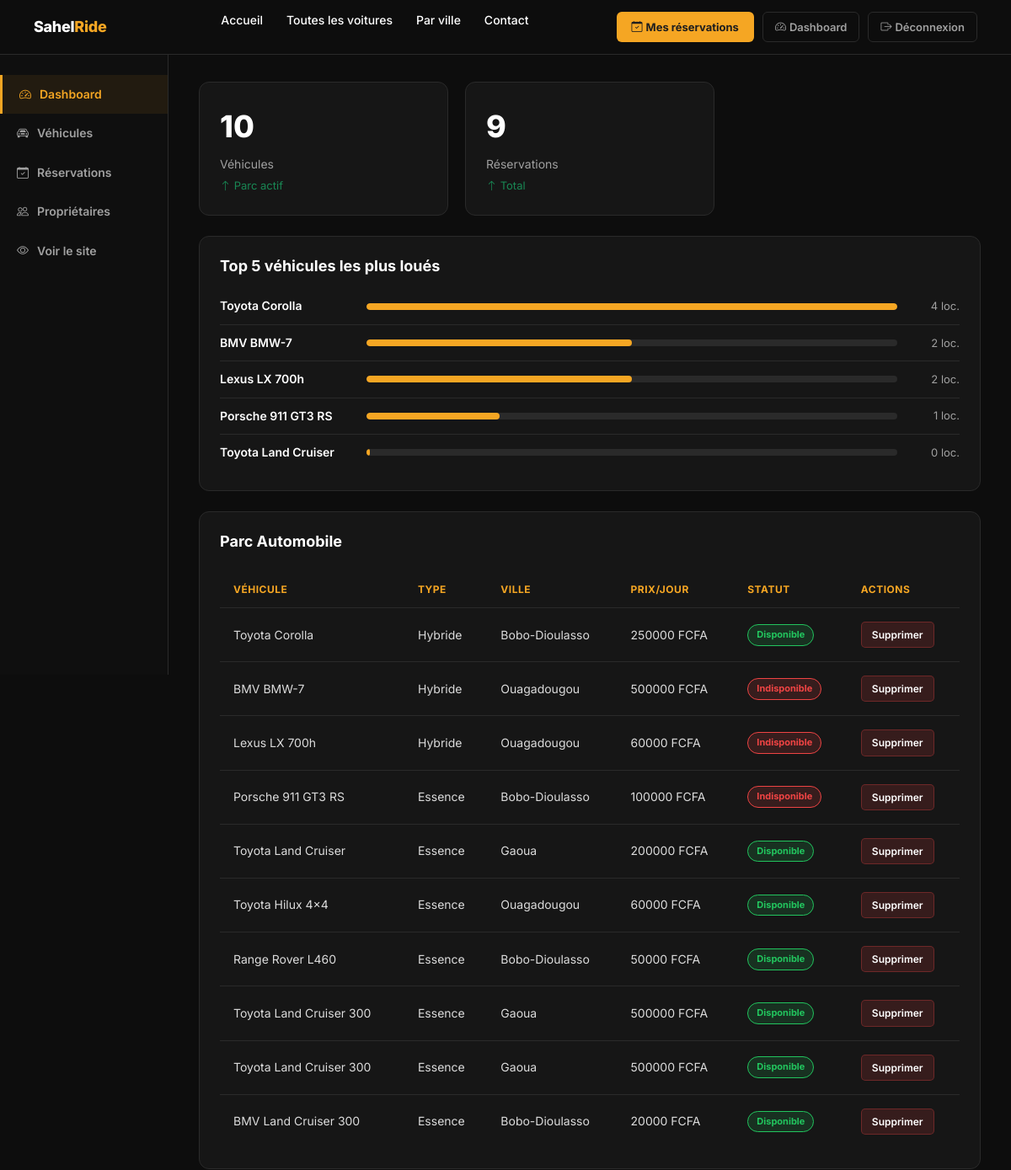
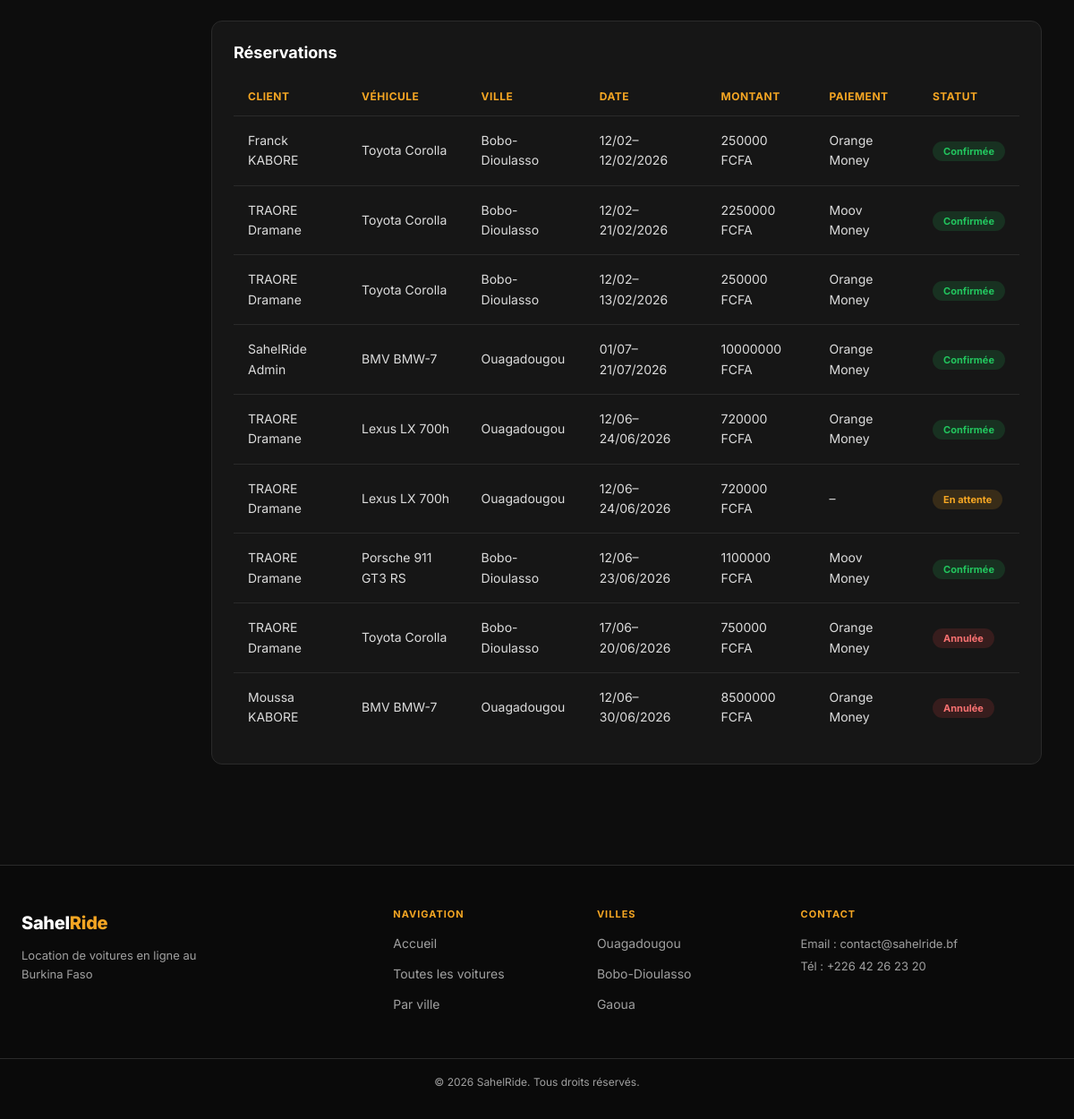
The app's page /dashboard/ (signed in) with its own data (2 pictures, top to bottom).
### location/models.py (models this page shows, shortened)
class Voiture(models.Model):
    proprietaire = models.ForeignKey(Utilisateur, on_delete=models.CASCADE, related_name='voitures')
    marque = models.CharField(max_length=50)
    modele = models.CharField(max_length=50)
    annee = models.IntegerField(null=True, blank=True)
    couleur = models.CharField(max_length=30, blank=True)
    immatriculation = models.CharField(max_length=50, unique=True)
    description = models.TextField(blank=True)
    disponibilite = models.CharField(max_length=30, choices=DISPO, default='Disponible')
    prix_jour = models.DecimalField(max_digits=8, decimal_places=0)
    caution = models.DecimalField(max_digits=8, decimal_places=0, null=True, blank=True)
    ville = models.CharField(max_length=100, choices=VILLES)
    adresse = models.CharField(max_length=255)
    nombre_places = models.IntegerField(default=5)
    type_carburant = models.CharField(max_length=30, default='Essence')
    transmission = models.CharField(max_length=30, default='Manuelle')
    image = models.ImageField(upload_to='voitures/', null=True, blank=True)
    nb_locations = models.IntegerField(default=0)

class Reservation(models.Model):
    utilisateur = models.ForeignKey(Utilisateur, on_delete=models.RESTRICT, related_name='reservations')
    voiture = models.ForeignKey(Voiture, on_delete=models.RESTRICT, related_name='reservations')
    date_debut = models.DateTimeField()
    date_fin = models.DateTimeField()
    prix_total = models.DecimalField(max_digits=10, decimal_places=0, null=True, blank=True)
    statut_reservation = models.CharField(max_length=30, choices=STATUT_RESA, default='En attente')
    date_reservation = models.DateTimeField(default=timezone.now)

class Utilisateur(AbstractBaseUser, PermissionsMixin):
    TYPE_CHOICES = [('client','Client'),('proprietaire','Propriétaire'),('admin','Administrateur')]
    type_utilisateur = models.CharField(max_length=50, choices=TYPE_CHOICES, default='client')
    nom = models.CharField(max_length=50)
    prenom = models.CharField(max_length=50)
    email = models.EmailField(unique=True)
    telephone = models.CharField(max_length=20, blank=True)
    date_inscription = models.DateField(default=timezone.now)
    is_active = models.BooleanField(default=True)
    is_staff = models.BooleanField(default=False)
    objects = UtilisateurManager()
    USERNAME_FIELD = 'email'
    REQUIRED_FIELDS = ['nom', 'prenom']
    def get_full_name(self): return f"{self.prenom} {self.nom}"

class Paiement(models.Model):
    reservation = models.OneToOneField(Reservation, on_delete=models.CASCADE, related_name='paiement')
    montant = models.DecimalField(max_digits=10, decimal_places=0)
    mode_paiement = models.CharField(max_length=50, choices=MODE_PAIEMENT)
    etat_paiement = models.CharField(max_length=30, choices=ETAT_PAIEMENT, default='En attente')
    date_paiement = models.DateTimeField(default=timezone.now)
    reference_transaction = models.CharField(max_length=100, unique=True, blank=True, null=True)

### location/views.py (the view)
# urls.py: path('dashboard/', views.dashboard, name='dashboard'),
@user_passes_test(is_admin, login_url='/connexion/')
def dashboard(request):
    voitures = Voiture.objects.all().order_by('-nb_locations')
    reservations = Reservation.objects.select_related('utilisateur','voiture').order_by('-date_reservation')
    nb_voitures = voitures.count()
    nb_reservations = reservations.count()
    top5 = voitures[:5]
    return render(request, 'location/dashboard.html', {
        'voitures': voitures,
        'reservations': reservations,
        'nb_voitures': nb_voitures,
        'nb_reservations': nb_reservations,
        'top5': top5,
    })

### location/views.py (called while the page is built)
def is_admin(user):
    return user.is_authenticated and user.type_utilisateur == 'admin'

### location/templates/location/dashboard.html (shortened to what this page needs)
{% extends 'location/base.html' %}
{% block content %}
<div class="dashboard-layout">
  <aside class="dashboard-sidebar">
    <nav class="dash-nav">
      <a href="#stats" class="dash-link active"><i class="bi bi-speedometer2"></i> Dashboard</a>
      <a href="#voitures" class="dash-link"><i class="bi bi-car-front"></i> Véhicules</a>
      <a href="#reservations" class="dash-link"><i class="bi bi-calendar-check"></i> Réservations</a>
      <a href="{% url 'admin_creer_proprietaire' %}" class="dash-link"><i class="bi bi-people"></i> Propriétaires</a>
      <a href="{% url 'toutes_voitures' %}" class="dash-link"><i class="bi bi-eye"></i> Voir le site</a>
    </nav>
  </aside>
  <div class="dashboard-content">
    <div class="dash-stats" id="stats">
      <div class="dash-stat-card">
        <div class="dash-stat-num">{{ nb_voitures }}</div>
        <div class="dash-stat-label">Véhicules</div>
        <div class="dash-stat-sub text-success"><i class="bi bi-arrow-up"></i> Parc actif</div>
      </div>
      <div class="dash-stat-card">
        <div class="dash-stat-num">{{ nb_reservations }}</div>
        <div class="dash-stat-label">Réservations</div>
        <div class="dash-stat-sub text-success"><i class="bi bi-arrow-up"></i> Total</div>
      </div>
    </div>
    <div class="dash-card mt-4">
      <h3 class="mb-3">Top 5 véhicules les plus loués</h3>
      {% for v in top5 %}
      <div class="top-car-row">
        <span class="top-car-name">{{ v.marque }} {{ v.modele }}</span>
        <div class="top-car-bar-wrap">
          <div class="top-car-bar" style="width: {% if top5.0.nb_locations > 0 %}{% widthratio v.nb_locations top5.0.nb_locations 100 %}{% else %}0{% endif %}%"></div>
        </div>
        <span class="top-car-count">{{ v.nb_locations }} loc.</span>
      </div>
      {% empty %}<p class="text-muted">Aucun véhicule enregistré.</p>
      {% endfor %}
    </div>
    <div class="dash-card mt-4" id="voitures">
      <div class="d-flex justify-content-between align-items-center mb-3">
        <h3>Parc Automobile</h3>
      </div>
      <div class="table-responsive">
        <table class="table-dark-custom">
          <thead>
            <tr><th>Véhicule</th><th>Type</th><th>Ville</th><th>Prix/jour</th><th>Statut</th><th>Actions</th></tr>
          </thead>
          <tbody>
            {% for v in voitures %}
            <tr>
              <td>{{ v.marque }} {{ v.modele }}</td>
              <td>{{ v.type_carburant }}</td>
              <td>{{ v.ville }}</td>
              <td>{{ v.prix_jour|floatformat:0 }} FCFA</td>
              <td><span class="badge-dispo-table {% if v.disponibilite == 'Disponible' %}dispo-ok{% else %}dispo-no{% endif %}">{{ v.disponibilite }}</span></td>
              <td>
                <a href="/admin/location/voiture/{{ v.pk }}/delete/" class="btn-sm-dash btn-danger-dash" onclick="return confirm('Supprimer ce véhicule ?')">Supprimer</a>
              </td>
            </tr>
            {% empty %}<tr><td colspan="6" class="text-muted">Aucun véhicule.</td></tr>
            {% endfor %}
          </tbody>
        </table>
      </div>
    </div>
    <div class="dash-card mt-4" id="reservations">
      <h3 class="mb-3">Réservations</h3>
      <div class="table-responsive">
        <table class="table-dark-custom">
          <thead>
            <tr><th>Client</th><th>Véhicule</th><th>Ville</th><th>Date</th><th>Montant</th><th>Paiement</th><th>Statut</th></tr>
          </thead>
          <tbody>
            {% for r in reservations %}
            <tr>
              <td>{{ r.utilisateur.get_full_name }}</td>
              <td>{{ r.voiture.marque }} {{ r.voiture.modele }}</td>
              <td>{{ r.voiture.ville }}</td>
              <td>{{ r.date_debut|date:"d/m" }}–{{ r.date_fin|date:"d/m/Y" }}</td>
              <td>{{ r.prix_total|floatformat:0 }} FCFA</td>
              <td>{% if r.paiement %}{{ r.paiement.mode_paiement }}{% else %}–{% endif %}</td>
              <td><span class="badge-statut statut-{{ r.statut_reservation|lower|cut:' ' }}">{{ r.statut_reservation }}</span></td>
            </tr>
            {% empty %}<tr><td colspan="7" class="text-muted">Aucune réservation.</td></tr>
            {% endfor %}
          </tbody>
        </table>
      </div>
    </div>
  </div>
</div>
{% endblock %}

### location/static/location/css/styles.css (style rules this page uses)
:root { --bg: #0D0D0D; --yellow: #F5A623; --btn-text: #1E1E1E; --white: #FFFFFF; --muted: #A0A0A0; --border: #2A2A2A; --card-bg: #161616; --font: 'Inter', sans-serif; }
*, *::before, *::after { box-sizing: border-box; margin: 0; padding: 0; }
html { scroll-behavior: smooth; }
body { background: var(--bg); color: var(--white); font-family: var(--font); font-size: 15px; line-height: 1.6; }
a { text-decoration: none; color: inherit; transition: color .2s; }
.dispo-ok { background: rgba(34,197,94,.15); color: #22c55e; border: 1px solid #22c55e; }
.badge-dispo-table { position: static; display: inline-block; font-size: 11px; font-weight: 700; padding: 3px 10px; border-radius: 20px; }
.dispo-no { background: rgba(239,68,68,.15); color: #ef4444; border: 1px solid #ef4444; }
.table-dark-custom { width: 100%; border-collapse: collapse; }
.table-dark-custom th { font-size: 12px; text-transform: uppercase; letter-spacing: .5px; color: var(--yellow); padding: 12px 16px; border-bottom: 1px solid var(--border); font-weight: 700; }
.table-dark-custom td { padding: 16px; border-bottom: 1px solid var(--border); font-size: 14px; color: rgba(255,255,255,.85); vertical-align: middle; }
.table-dark-custom tr:last-child td { border: none; }
.table-dark-custom a { color: var(--white); }
.badge-statut { font-size: 11px; font-weight: 700; padding: 4px 12px; border-radius: 20px; }
.statut-confirmée { background: rgba(34,197,94,.15); color: #22c55e; }
.statut-enattente { background: rgba(245,166,35,.15); color: var(--yellow); }
.statut-annulée { background: rgba(239,68,68,.15); color: #f87171; }
.dashboard-layout { display: grid; grid-template-columns: 200px 1fr; min-height: calc(100vh - 64px); }
.dashboard-sidebar { background: #0f0f0f; border-right: 1px solid var(--border); padding: 24px 0; position: sticky; top: 64px; height: calc(100vh - 64px); overflow-y: auto; }
.dash-nav { display: flex; flex-direction: column; }
.dash-link { display: flex; align-items: center; gap: 10px; padding: 12px 20px; font-size: 14px; font-weight: 600; color: var(--muted); transition: background .2s, color .2s; }
.dash-link:hover, .dash-link.active { background: rgba(245,166,35,.08); color: var(--yellow); border-left: 3px solid var(--yellow); }
.dashboard-content { padding: 32px 36px; }
.dash-stats { display: grid; grid-template-columns: repeat(3, 1fr); gap: 20px; }
.dash-stat-card { background: var(--card-bg); border: 1px solid var(--border); border-radius: 12px; padding: 24px; }
.dash-stat-num { font-size: 36px; font-weight: 800; color: var(--white); }
.dash-stat-label { font-size: 14px; color: var(--muted); margin: 4px 0; }
.dash-stat-sub { font-size: 13px; }
.dash-card { background: var(--card-bg); border: 1px solid var(--border); border-radius: 12px; padding: 24px; }
.dash-card h3 { font-size: 18px; font-weight: 700; }
.top-car-row { display: flex; align-items: center; gap: 14px; padding: 10px 0; border-bottom: 1px solid var(--border); }
.top-car-row:last-child { border: none; }
.top-car-name { font-size: 14px; font-weight: 600; width: 160px; flex-shrink: 0; }
.top-car-bar-wrap { flex: 1; background: var(--border); border-radius: 20px; height: 8px; overflow: hidden; }
.top-car-bar { height: 100%; background: var(--yellow); border-radius: 20px; min-width: 4px; }
.top-car-count { font-size: 13px; color: var(--muted); width: 60px; text-align: right; }
.btn-sm-dash { font-size: 12px; padding: 5px 12px; border-radius: 5px; font-weight: 600; display: inline-block; }
.btn-danger-dash { background: rgba(239,68,68,.15); color: #f87171; border: 1px solid rgba(239,68,68,.3); }

### records on screen
Voiture: marque "Toyota", modele "Corolla", nb_locations "4", type_carburant "Hybride", ville "Bobo-Dioulasso", prix_jour "250000", disponibilite "Disponible"
Voiture: marque "BMV", modele "BMW-7", nb_locations "2", type_carburant "Hybride", ville "Ouagadougou", prix_jour "500000", disponibilite "Indisponible"
Voiture: marque "Lexus", modele "LX 700h", nb_locations "2", type_carburant "Hybride", ville "Ouagadougou", prix_jour "60000", disponibilite "Indisponible"
Voiture: marque "Porsche", modele "911 GT3 RS", nb_locations "1", type_carburant "Essence", ville "Bobo-Dioulasso", prix_jour "100000", disponibilite "Indisponible"
Voiture: marque "Toyota", modele "Land Cruiser", nb_locations "0", type_carburant "Essence", ville "Gaoua", prix_jour "200000", disponibilite "Disponible"
Voiture: marque "Toyota", modele "Hilux 4x4", type_carburant "Essence", ville "Ouagadougou", prix_jour "60000", disponibilite "Disponible"
Voiture: marque "Range Rover", modele "L460", type_carburant "Essence", ville "Bobo-Dioulasso", prix_jour "50000", disponibilite "Disponible"
Voiture: marque "Toyota", modele "Land Cruiser 300", type_carburant "Essence", ville "Gaoua", prix_jour "500000", disponibilite "Disponible"
Voiture: marque "Toyota", modele "Land Cruiser 300", type_carburant "Essence", ville "Gaoua", prix_jour "500000", disponibilite "Disponible"
Voiture: marque "BMV", modele "Land Cruiser 300", type_carburant "Essence", ville "Bobo-Dioulasso", prix_jour "20000", disponibilite "Disponible"
Reservation: utilisateur.get_full_name "Franck KABORE", voiture.marque "Toyota", voiture.modele "Corolla", voiture.ville "Bobo-Dioulasso", date_debut "12/02", date_fin "12/02/2026", prix_total "250000", paiement.mode_paiement "Orange Money", statut_reservation "Confirmée"
Reservation: utilisateur.get_full_name "TRAORE Dramane", voiture.marque "Toyota", voiture.modele "Corolla", voiture.ville "Bobo-Dioulasso", date_debut "12/02", date_fin "21/02/2026", prix_total "2250000", paiement.mode_paiement "Moov Money", statut_reservation "Confirmée"
Reservation: utilisateur.get_full_name "TRAORE Dramane", voiture.marque "Toyota", voiture.modele "Corolla", voiture.ville "Bobo-Dioulasso", date_debut "12/02", date_fin "13/02/2026", prix_total "250000", paiement.mode_paiement "Orange Money", statut_reservation "Confirmée"
Reservation: utilisateur.get_full_name "SahelRide Admin", voiture.marque "BMV", voiture.modele "BMW-7", voiture.ville "Ouagadougou", date_debut "01/07", date_fin "21/07/2026", prix_total "10000000", paiement.mode_paiement "Orange Money", statut_reservation "Confirmée"
Reservation: utilisateur.get_full_name "TRAORE Dramane", voiture.marque "Lexus", voiture.modele "LX 700h", voiture.ville "Ouagadougou", date_debut "12/06", date_fin "24/06/2026", prix_total "720000", paiement.mode_paiement "Orange Money", statut_reservation "Confirmée"
Reservation: utilisateur.get_full_name "TRAORE Dramane", voiture.marque "Lexus", voiture.modele "LX 700h", voiture.ville "Ouagadougou", date_debut "12/06", date_fin "24/06/2026", prix_total "720000", statut_reservation "En attente"
Reservation: utilisateur.get_full_name "TRAORE Dramane", voiture.marque "Porsche", voiture.modele "911 GT3 RS", voiture.ville "Bobo-Dioulasso", date_debut "12/06", date_fin "23/06/2026", prix_total "1100000", paiement.mode_paiement "Moov Money", statut_reservation "Confirmée"
Reservation: utilisateur.get_full_name "TRAORE Dramane", voiture.marque "Toyota", voiture.modele "Corolla", voiture.ville "Bobo-Dioulasso", date_debut "17/06", date_fin "20/06/2026", prix_total "750000", paiement.mode_paiement "Orange Money", statut_reservation "Annulée"
Reservation: utilisateur.get_full_name "Moussa KABORE", voiture.marque "BMV", voiture.modele "BMW-7", voiture.ville "Ouagadougou", date_debut "12/06", date_fin "30/06/2026", prix_total "8500000", paiement.mode_paiement "Orange Money", statut_reservation "Annulée"

### other values on screen
{{ nb_voitures }} "10"
{{ nb_reservations }} "9"
